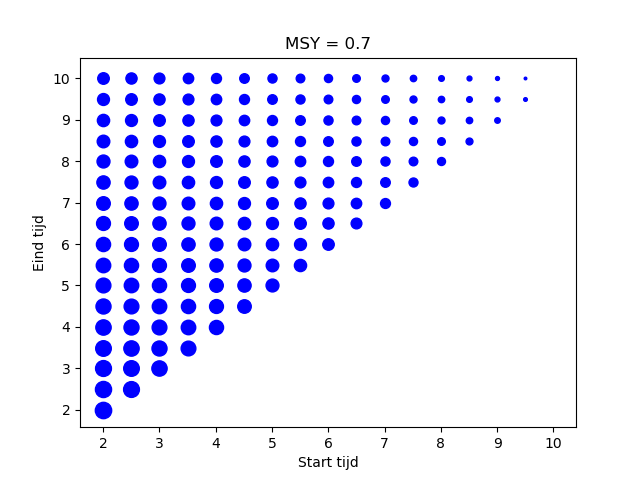

Python code for this plot:
import matplotlib.pyplot as plt
import numpy as np

fish_plots = []
harvest_rates = [2e4, 5e4, 1e5, 2e5]

def logistic_growth():
    max_growth_rate = 0.5 
    carrying_capacity = 2e6

    duration = 10
    step_size = 0.1
    num_steps = int(duration / step_size)
    times = step_size * np.array(range(num_steps + 1))

    amount_fish = np.zeros([num_steps + 1]) 
    amount_fish[0] = 2e5

    for harvest_rate in harvest_rates:
        is_extinct = False
        for step in range(num_steps):
            if is_extinct:
                amount_fish[step+1] = 0
            else:
                amount_fish[step+1] = (amount_fish[step] + (step_size * max_growth_rate) * (1 - (amount_fish[step] / carrying_capacity)) * amount_fish[step]) - (harvest_rate * step_size)
                if amount_fish[step+1] <= 0:
                    is_extinct = True
                    amount_fish[step+1] = 0
        fish_plots.append(plt.plot(times, amount_fish))

    return amount_fish


def harvest():
    maximum_growth_rate = 0.5
    carrying_capacity = 2e6  
    maximum_harvest_rate = 0.7 * 2.5e5

    duration = 10.0
    step_size = 0.1
    num_steps = int(duration / step_size)

    amount_fish = np.zeros(num_steps + 1) 
    amount_fish[0] = 2e5

    results = []

    for ramp_start in np.arange(2.0, 10.01, 0.5):
        for ramp_end in np.arange(ramp_start, 10.01, 0.5):
            total_harvest = 0
            is_extinct = False
            for step in range(num_steps):
                time = step * step_size
                harvest_factor = 0.0
                if time > ramp_end:
                    harvest_factor = 1.0
                elif time > ramp_start:
                    harvest_factor = (time - ramp_start) / (ramp_end - ramp_start)

                harvest_rate = harvest_factor * maximum_harvest_rate

                if is_extinct:
                    amount_fish[step+1] = 0.0
                    current_harvest = 0
                else:
                    current_harvest = step_size * harvest_rate
                    amount_fish[step+1] = amount_fish[step] + step_size * (maximum_growth_rate * (1.0 - amount_fish[step] / carrying_capacity) * amount_fish[step] - harvest_rate)
                if amount_fish[step+1] <= 0.0:
                    is_extinct = True
                total_harvest += current_harvest
            results.append([ramp_start, ramp_end, total_harvest])
    return amount_fish, results

amount_fish, results = harvest()

for result in results:
    plt.scatter(x = result[0], y = result[1], s = result[2] / 10000, color = 'b')
    plt.xlabel("Start tijd")
    plt.ylabel("Eind tijd")
plt.title(label='MSY = 0.7')
plt.show()


# CODE FOR LOGISTIC GROWTH
# plot1, = fish_plots[0]
# plot2, = fish_plots[1]
# plot3, = fish_plots[2]
# plot4, = fish_plots[3]

plt.legend([harvestplot],harvest_rates)
axes = plt.gca()
axes.set_xlabel('Time in years')
axes.set_ylabel('Amount of fish')

plt.show()
